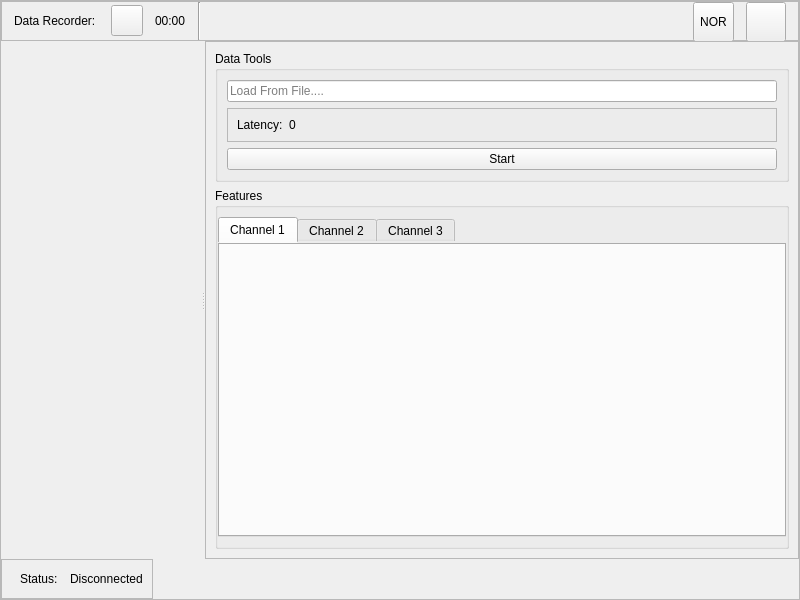
<?xml version="1.0" encoding="UTF-8"?>
<ui version="4.0">
 <class>AppWindow</class>
 <widget class="QMainWindow" name="AppWindow">
  <property name="windowModality">
   <enum>Qt::WindowModality::NonModal</enum>
  </property>
  <property name="geometry">
   <rect>
    <x>0</x>
    <y>0</y>
    <width>800</width>
    <height>600</height>
   </rect>
  </property>
  <property name="windowTitle">
   <string>NID-24 Analysis Software</string>
  </property>
  <widget class="QWidget" name="centralwidget">
   <layout class="QVBoxLayout" name="verticalLayout">
    <property name="spacing">
     <number>0</number>
    </property>
    <property name="leftMargin">
     <number>0</number>
    </property>
    <property name="topMargin">
     <number>0</number>
    </property>
    <property name="rightMargin">
     <number>0</number>
    </property>
    <property name="bottomMargin">
     <number>0</number>
    </property>
    <item>
     <widget class="QFrame" name="container">
      <property name="frameShape">
       <enum>QFrame::Shape::StyledPanel</enum>
      </property>
      <property name="frameShadow">
       <enum>QFrame::Shadow::Raised</enum>
      </property>
      <layout class="QVBoxLayout" name="splitterLayout">
       <property name="spacing">
        <number>0</number>
       </property>
       <property name="leftMargin">
        <number>0</number>
       </property>
       <property name="topMargin">
        <number>0</number>
       </property>
       <property name="rightMargin">
        <number>0</number>
       </property>
       <property name="bottomMargin">
        <number>0</number>
       </property>
       <item>
        <widget class="QFrame" name="topBar">
         <property name="minimumSize">
          <size>
           <width>0</width>
           <height>40</height>
          </size>
         </property>
         <property name="maximumSize">
          <size>
           <width>16777215</width>
           <height>40</height>
          </size>
         </property>
         <property name="frameShape">
          <enum>QFrame::Shape::StyledPanel</enum>
         </property>
         <property name="frameShadow">
          <enum>QFrame::Shadow::Raised</enum>
         </property>
         <layout class="QHBoxLayout" name="horizontalLayout_4">
          <property name="spacing">
           <number>12</number>
          </property>
          <property name="leftMargin">
           <number>12</number>
          </property>
          <property name="topMargin">
           <number>0</number>
          </property>
          <property name="rightMargin">
           <number>12</number>
          </property>
          <property name="bottomMargin">
           <number>0</number>
          </property>
          <item>
           <widget class="QLabel" name="recLabel">
            <property name="text">
             <string>Data Recorder: </string>
            </property>
           </widget>
          </item>
          <item>
           <widget class="QToolButton" name="recordBtn">
            <property name="text">
             <string/>
            </property>
            <property name="icon">
             <iconset resource="resources.qrc">
              <normaloff>:/icons/icons8-play-30.png</normaloff>:/icons/icons8-play-30.png</iconset>
            </property>
            <property name="iconSize">
             <size>
              <width>24</width>
              <height>24</height>
             </size>
            </property>
           </widget>
          </item>
          <item>
           <widget class="QLabel" name="recordingTime">
            <property name="text">
             <string>00:00</string>
            </property>
           </widget>
          </item>
          <item>
           <widget class="Line" name="line">
            <property name="orientation">
             <enum>Qt::Orientation::Vertical</enum>
            </property>
           </widget>
          </item>
          <item>
           <spacer name="horizontalSpacer">
            <property name="orientation">
             <enum>Qt::Orientation::Horizontal</enum>
            </property>
            <property name="sizeHint" stdset="0">
             <size>
              <width>40</width>
              <height>20</height>
             </size>
            </property>
           </spacer>
          </item>
          <item>
           <widget class="QToolButton" name="modeToggleBtn">
            <property name="minimumSize">
             <size>
              <width>40</width>
              <height>40</height>
             </size>
            </property>
            <property name="text">
             <string>NOR</string>
            </property>
           </widget>
          </item>
          <item>
           <widget class="QToolButton" name="settingsBtn">
            <property name="minimumSize">
             <size>
              <width>40</width>
              <height>40</height>
             </size>
            </property>
            <property name="text">
             <string/>
            </property>
            <property name="icon">
             <iconset resource="resources.qrc">
              <normaloff>:/icons/icons8-gear-32.png</normaloff>:/icons/icons8-gear-32.png</iconset>
            </property>
            <property name="iconSize">
             <size>
              <width>24</width>
              <height>24</height>
             </size>
            </property>
            <property name="toolButtonStyle">
             <enum>Qt::ToolButtonStyle::ToolButtonIconOnly</enum>
            </property>
           </widget>
          </item>
         </layout>
        </widget>
       </item>
       <item>
        <widget class="QSplitter" name="splitter">
         <property name="orientation">
          <enum>Qt::Orientation::Horizontal</enum>
         </property>
         <widget class="QFrame" name="left_container">
          <property name="minimumSize">
           <size>
            <width>200</width>
            <height>0</height>
           </size>
          </property>
          <property name="styleSheet">
           <string notr="true">QFrame{
	border: none
}</string>
          </property>
          <property name="frameShape">
           <enum>QFrame::Shape::StyledPanel</enum>
          </property>
          <property name="frameShadow">
           <enum>QFrame::Shadow::Raised</enum>
          </property>
          <layout class="QVBoxLayout" name="graphLayout">
           <property name="spacing">
            <number>0</number>
           </property>
           <property name="leftMargin">
            <number>0</number>
           </property>
           <property name="topMargin">
            <number>0</number>
           </property>
           <property name="rightMargin">
            <number>0</number>
           </property>
           <property name="bottomMargin">
            <number>0</number>
           </property>
           <item>
            <layout class="QHBoxLayout" name="horizontalLayout_2"/>
           </item>
          </layout>
         </widget>
         <widget class="QFrame" name="right_container">
          <property name="minimumSize">
           <size>
            <width>100</width>
            <height>0</height>
           </size>
          </property>
          <property name="maximumSize">
           <size>
            <width>16777215</width>
            <height>16777215</height>
           </size>
          </property>
          <property name="frameShape">
           <enum>QFrame::Shape::StyledPanel</enum>
          </property>
          <property name="frameShadow">
           <enum>QFrame::Shadow::Raised</enum>
          </property>
          <layout class="QVBoxLayout" name="verticalLayout_2">
           <item>
            <widget class="QGroupBox" name="ds_box">
             <property name="title">
              <string>Data Tools</string>
             </property>
             <layout class="QVBoxLayout" name="verticalLayout_3">
              <item>
               <widget class="QLineEdit" name="loadFilePathEdit">
                <property name="placeholderText">
                 <string>Load From File....</string>
                </property>
               </widget>
              </item>
              <item>
               <widget class="QFrame" name="frame">
                <property name="frameShape">
                 <enum>QFrame::Shape::StyledPanel</enum>
                </property>
                <property name="frameShadow">
                 <enum>QFrame::Shadow::Raised</enum>
                </property>
                <layout class="QFormLayout" name="formLayout_2">
                 <item row="0" column="0">
                  <widget class="QLabel" name="latencyLabel">
                   <property name="toolTip">
                    <string>&lt;html&gt;&lt;head/&gt;&lt;body&gt;&lt;p&gt;Ideal Value is 1 ms for 1KHz Frequency&lt;/p&gt;&lt;/body&gt;&lt;/html&gt;</string>
                   </property>
                   <property name="text">
                    <string>Latency:</string>
                   </property>
                  </widget>
                 </item>
                 <item row="0" column="1">
                  <widget class="QLabel" name="latencyVal">
                   <property name="text">
                    <string>0</string>
                   </property>
                  </widget>
                 </item>
                </layout>
               </widget>
              </item>
              <item>
               <widget class="QPushButton" name="toggleDataBtn">
                <property name="text">
                 <string>Start</string>
                </property>
               </widget>
              </item>
             </layout>
            </widget>
           </item>
           <item>
            <widget class="QGroupBox" name="featuresBox">
             <property name="title">
              <string>Features</string>
             </property>
             <layout class="QVBoxLayout" name="verticalLayout_4">
              <property name="leftMargin">
               <number>0</number>
              </property>
              <property name="rightMargin">
               <number>0</number>
              </property>
              <item>
               <widget class="QTabWidget" name="featuresTabWidget">
                <property name="styleSheet">
                 <string notr="true">border: none;</string>
                </property>
                <property name="currentIndex">
                 <number>0</number>
                </property>
                <widget class="QWidget" name="channel_1_features">
                 <attribute name="title">
                  <string>Channel 1</string>
                 </attribute>
                </widget>
                <widget class="QWidget" name="channel_2_features">
                 <attribute name="title">
                  <string>Channel 2</string>
                 </attribute>
                </widget>
                <widget class="QWidget" name="channel_3_features">
                 <attribute name="title">
                  <string>Channel 3</string>
                 </attribute>
                </widget>
               </widget>
              </item>
             </layout>
            </widget>
           </item>
          </layout>
         </widget>
        </widget>
       </item>
       <item alignment="Qt::AlignmentFlag::AlignLeft">
        <widget class="QFrame" name="bottomBar">
         <property name="minimumSize">
          <size>
           <width>0</width>
           <height>40</height>
          </size>
         </property>
         <property name="maximumSize">
          <size>
           <width>16777215</width>
           <height>40</height>
          </size>
         </property>
         <property name="frameShape">
          <enum>QFrame::Shape::StyledPanel</enum>
         </property>
         <property name="frameShadow">
          <enum>QFrame::Shadow::Raised</enum>
         </property>
         <layout class="QHBoxLayout" name="horizontalLayout_3">
          <property name="topMargin">
           <number>0</number>
          </property>
          <property name="bottomMargin">
           <number>0</number>
          </property>
          <item alignment="Qt::AlignmentFlag::AlignRight">
           <widget class="QFrame" name="statusLabel">
            <property name="styleSheet">
             <string notr="true">QFrame{
	border: none
}</string>
            </property>
            <property name="frameShape">
             <enum>QFrame::Shape::StyledPanel</enum>
            </property>
            <property name="frameShadow">
             <enum>QFrame::Shadow::Raised</enum>
            </property>
            <layout class="QHBoxLayout" name="horizontalLayout">
             <property name="spacing">
              <number>12</number>
             </property>
             <property name="topMargin">
              <number>0</number>
             </property>
             <property name="rightMargin">
              <number>0</number>
             </property>
             <property name="bottomMargin">
              <number>0</number>
             </property>
             <item>
              <widget class="QLabel" name="statusText">
               <property name="text">
                <string>Status:</string>
               </property>
              </widget>
             </item>
             <item>
              <widget class="QLabel" name="statusVal">
               <property name="text">
                <string>Disconnected</string>
               </property>
              </widget>
             </item>
            </layout>
           </widget>
          </item>
         </layout>
        </widget>
       </item>
      </layout>
     </widget>
    </item>
   </layout>
  </widget>
 </widget>
 <resources>
  <include location="resources.qrc"/>
 </resources>
 <connections/>
</ui>
